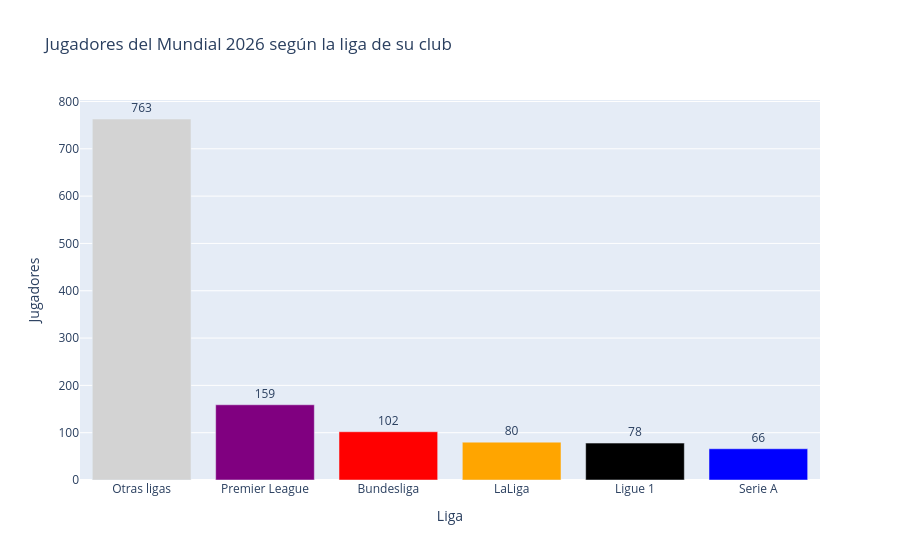

This figure's notebook cell:
### Markdown cell above
#### 4.3 Observación de participaciones por liga

### Code cell
orden_ligas = list(LIGAS) + ["Otras ligas"]
colores_ligas = {"Premier League": "purple", "LaLiga": "orange", "Bundesliga": "red",
                 "Serie A": "blue", "Ligue 1": "black", "Otras ligas": "lightgray"}

por_liga = mundial_ligas["liga"].value_counts().reindex(orden_ligas).reset_index()
por_liga.columns = ["liga", "jugadores"]
por_liga = por_liga.sort_values("jugadores", ascending=False)

fig = px.bar(por_liga, x="liga", y="jugadores", text="jugadores", color="liga",
             color_discrete_map=colores_ligas,
             title="Jugadores del Mundial 2026 según la liga de su club",
             labels={"liga": "Liga", "jugadores": "Jugadores"})
fig.update_traces(textposition="outside")
fig.update_layout(showlegend=False)
fig.show()

### Figure 1 — Plotly figure (JSON) as saved in the notebook; plotly's stock layout.template omitted (floating-point values rounded to 4 significant figures)
{"data": [{"alignmentgroup": "True", "hovertemplate": "Liga=%{x}<br>Jugadores=%{text}<extra></extra>", "legendgroup": "Otras ligas", "marker": {"color": "lightgray", "pattern": {"shape": ""}}, "name": "Otras ligas", "offsetgroup": "Otras ligas", "orientation": "v", "showlegend": true, "text": [763], "textposition": "outside", "type": "bar", "x": ["Otras ligas"], "xaxis": "x", "y": [763], "yaxis": "y"}, {"alignmentgroup": "True", "hovertemplate": "Liga=%{x}<br>Jugadores=%{text}<extra></extra>", "legendgroup": "Premier League", "marker": {"color": "purple", "pattern": {"shape": ""}}, "name": "Premier League", "offsetgroup": "Premier League", "orientation": "v", "showlegend": true, "text": [159], "textposition": "outside", "type": "bar", "x": ["Premier League"], "xaxis": "x", "y": [159], "yaxis": "y"}, {"alignmentgroup": "True", "hovertemplate": "Liga=%{x}<br>Jugadores=%{text}<extra></extra>", "legendgroup": "Bundesliga", "marker": {"color": "red", "pattern": {"shape": ""}}, "name": "Bundesliga", "offsetgroup": "Bundesliga", "orientation": "v", "showlegend": true, "text": [102], "textposition": "outside", "type": "bar", "x": ["Bundesliga"], "xaxis": "x", "y": [102], "yaxis": "y"}, {"alignmentgroup": "True", "hovertemplate": "Liga=%{x}<br>Jugadores=%{text}<extra></extra>", "legendgroup": "LaLiga", "marker": {"color": "orange", "pattern": {"shape": ""}}, "name": "LaLiga", "offsetgroup": "LaLiga", "orientation": "v", "showlegend": true, "text": [80], "textposition": "outside", "type": "bar", "x": ["LaLiga"], "xaxis": "x", "y": [80], "yaxis": "y"}, {"alignmentgroup": "True", "hovertemplate": "Liga=%{x}<br>Jugadores=%{text}<extra></extra>", "legendgroup": "Ligue 1", "marker": {"color": "black", "pattern": {"shape": ""}}, "name": "Ligue 1", "offsetgroup": "Ligue 1", "orientation": "v", "showlegend": true, "text": [78], "textposition": "outside", "type": "bar", "x": ["Ligue 1"], "xaxis": "x", "y": [78], "yaxis": "y"}, {"alignmentgroup": "True", "hovertemplate": "Liga=%{x}<br>Jugadores=%{text}<extra></extra>", "legendgroup": "Serie A", "marker": {"color": "blue", "pattern": {"shape": ""}}, "name": "Serie A", "offsetgroup": "Serie A", "orientation": "v", "showlegend": true, "text": [66], "textposition": "outside", "type": "bar", "x": ["Serie A"], "xaxis": "x", "y": [66], "yaxis": "y"}], "layout": {"barmode": "relative", "legend": {"title": {"text": "Liga"}, "tracegroupgap": 0}, "showlegend": false, "title": {"text": "Jugadores del Mundial 2026 según la liga de su club"}, "xaxis": {"anchor": "y", "categoryarray": ["Otras ligas", "Premier League", "Bundesliga", "LaLiga", "Ligue 1", "Serie A"], "categoryorder": "array", "domain": [0, 1], "title": {"text": "Liga"}}, "yaxis": {"anchor": "x", "domain": [0, 1], "title": {"text": "Jugadores"}}}}
